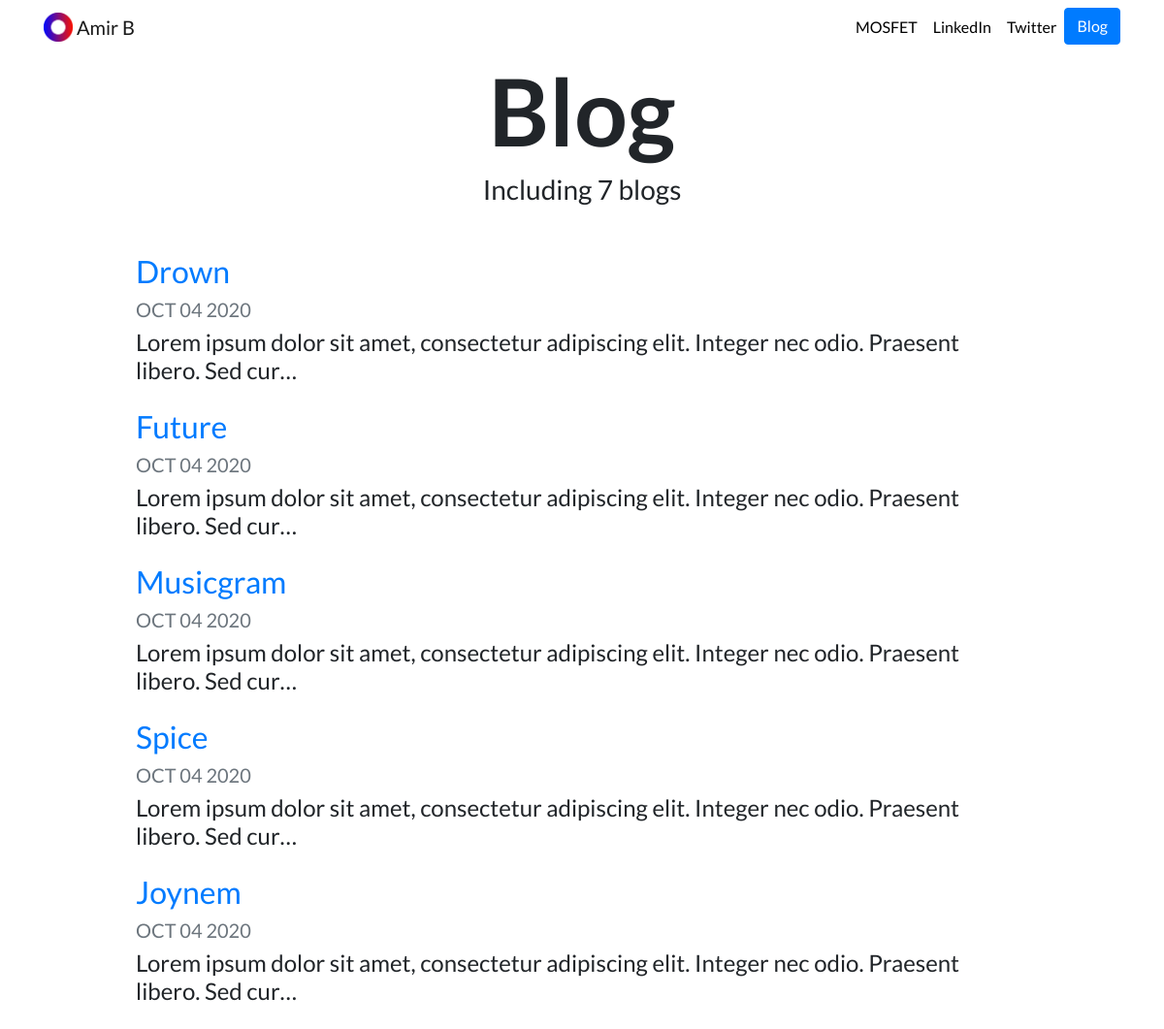
Screenshot of /blog/ with the database file from the repository.
### blog/models.py (models this page shows, shortened)
class blogs(models.Model):
    title = models.CharField(max_length=300)
    description = models.TextField()
    date = models.DateField(auto_now=True)

### blog/views.py (the view)
# urls.py: path('', views.all_blogs, name='all_blogs'),
def all_blogs(request):
    blog_count = blogs.objects.all().count
    all_blogs = blogs.objects.order_by('-date')[:5]
    return render(request, 'blog/all_blogs.html', {'blogs':all_blogs, 'blog_count':blog_count})

### blog/templates/blog/all_blogs.html
{% extends "portfolio/base.html" %}
{% load static %}
{% block anyname %}
<h1 id="blogtitle" class="font-weight-bold text-center">Blog</h1>
<h3 class="text-center mb-5">Including {{ blog_count }} blog{{ blog_count|pluralize }}</h3>
{% for blog in blogs %}
<div class="row justify-content-center my-3">
  <div class="col-md-10">
    <a href="{% url 'blog:detail' blog.id %}">
      <h2>{{ blog.title }}</h2>
    </a>
    <h5 class="text-muted">{{ blog.date|date:'M d Y'|upper }}</h5>
    <h4>{{ blog.description|striptags|truncatechars:100 }}</h4>
  </div>
</div>
{% endfor %}
{% endblock %}

### portfolio/static/portfolio/custom.css (style rules this page uses)
body { font-family: 'Lato', sans-serif; }
#blogtitle { font-size: 6rem; }

### rows the page displays
blogs: title "Drown", date "OCT 04 2020", description "Lorem ipsum dolor sit amet, consectetur adipiscing elit. Integer nec odio. Praesent libero. Sed cur…"
blogs: title "Future", date "OCT 04 2020", description "Lorem ipsum dolor sit amet, consectetur adipiscing elit. Integer nec odio. Praesent libero. Sed cur…"
blogs: title "Musicgram", date "OCT 04 2020", description "Lorem ipsum dolor sit amet, consectetur adipiscing elit. Integer nec odio. Praesent libero. Sed cur…"
blogs: title "Spice", date "OCT 04 2020", description "Lorem ipsum dolor sit amet, consectetur adipiscing elit. Integer nec odio. Praesent libero. Sed cur…"
blogs: title "Joynem", date "OCT 04 2020", description "Lorem ipsum dolor sit amet, consectetur adipiscing elit. Integer nec odio. Praesent libero. Sed cur…"

### other values shown
{{ blog_count }} "7"
